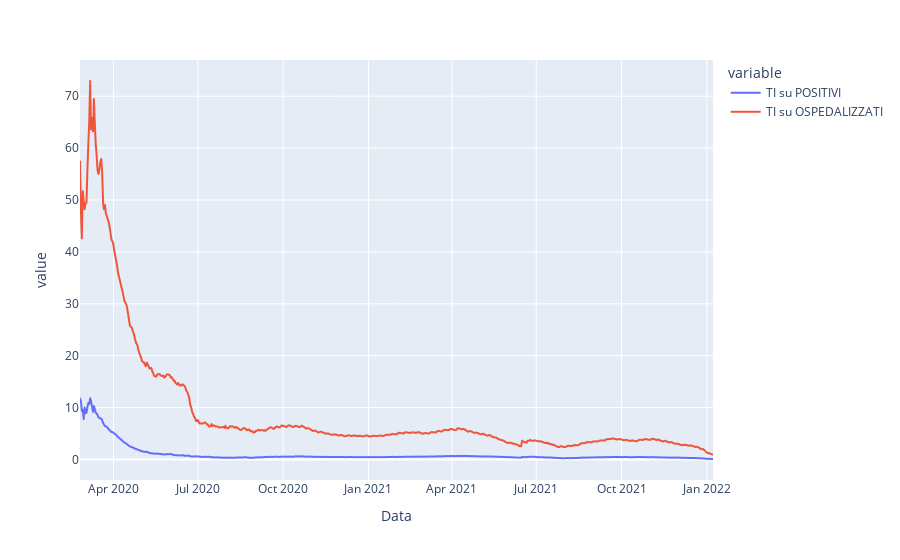

The cell this chart's notebook holds for it:
### Code cell
# Terapia intensiva e ospedalizzati su positivi
rate_ti=pd.DataFrame({'Data':giorni,
                      'TI su POSITIVI':100*trend['terapia_intensiva']['Italia']/trend['totale_positivi']['Italia'],
                      'TI su OSPEDALIZZATI':100*trend['totale_ospedalizzati']['Italia']/trend['totale_positivi']['Italia']})


fig=px.line(data_frame=rate_ti,
           x='Data',
           y=['TI su POSITIVI','TI su OSPEDALIZZATI'])

fig.show()

### Figure 1 — Plotly figure (JSON) as saved in the notebook; plotly's stock layout.template omitted (floating-point values rounded to 4 significant figures; data arrays with more than 128 entries replaced by an {"elided": "..."} marker saying what was removed)
{"data": [{"hovertemplate": "variable=TI su POSITIVI<br>Data=%{x}<br>value=%{y}<extra></extra>", "legendgroup": "TI su POSITIVI", "line": {"color": "#636efa", "dash": "solid"}, "mode": "lines", "name": "TI su POSITIVI", "showlegend": true, "type": "scattergl", "x": {"elided": "684 str values"}, "xaxis": "x", "y": {"elided": "684 float values"}, "yaxis": "y"}, {"hovertemplate": "variable=TI su OSPEDALIZZATI<br>Data=%{x}<br>value=%{y}<extra></extra>", "legendgroup": "TI su OSPEDALIZZATI", "line": {"color": "#EF553B", "dash": "solid"}, "mode": "lines", "name": "TI su OSPEDALIZZATI", "showlegend": true, "type": "scattergl", "x": {"elided": "684 str values"}, "xaxis": "x", "y": {"elided": "684 float values"}, "yaxis": "y"}], "layout": {"legend": {"title": {"text": "variable"}, "tracegroupgap": 0}, "margin": {"t": 60}, "xaxis": {"anchor": "y", "domain": [0, 1], "title": {"text": "Data"}}, "yaxis": {"anchor": "x", "domain": [0, 1], "title": {"text": "value"}}}}
